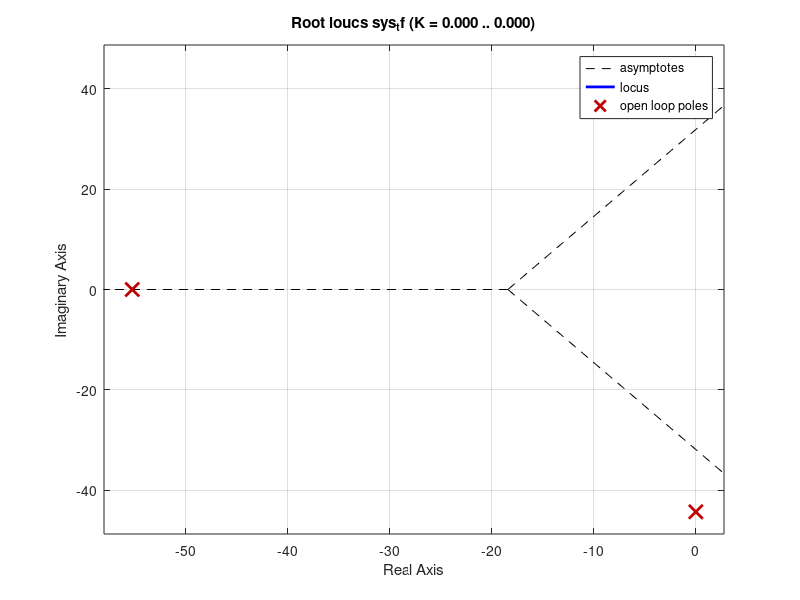
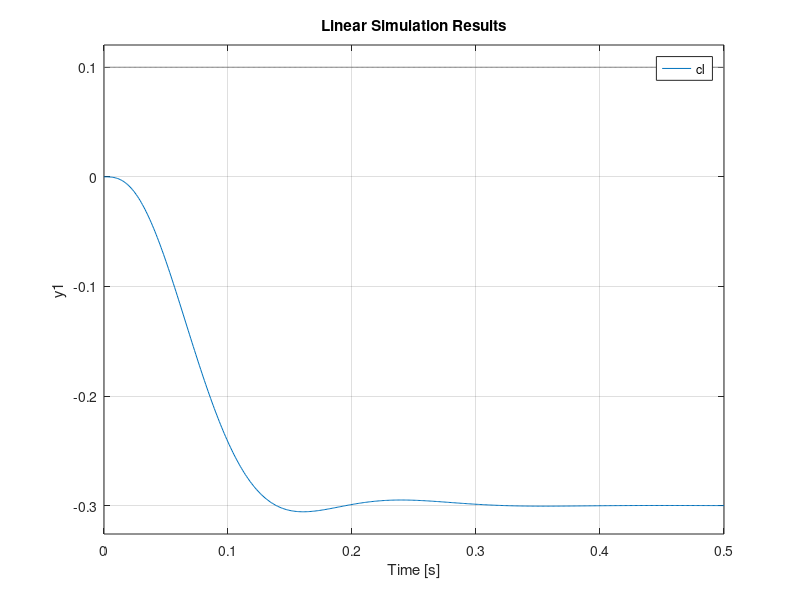
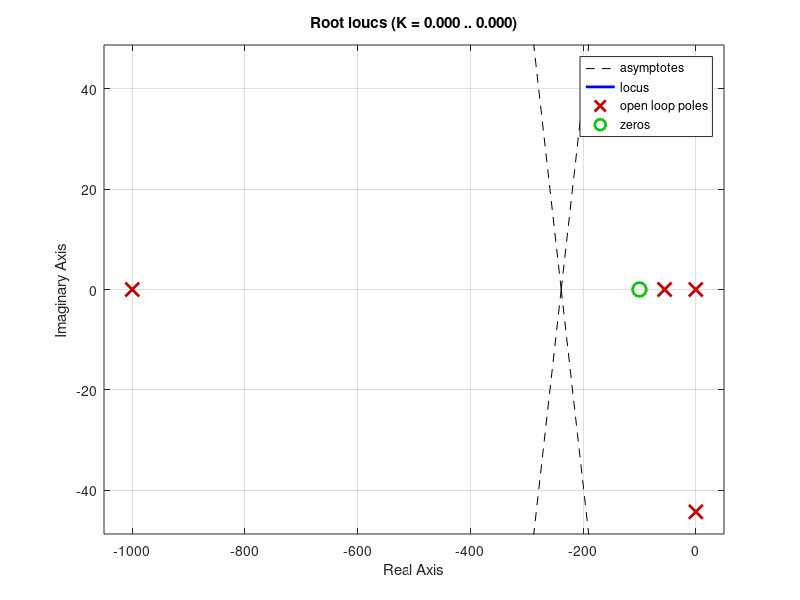
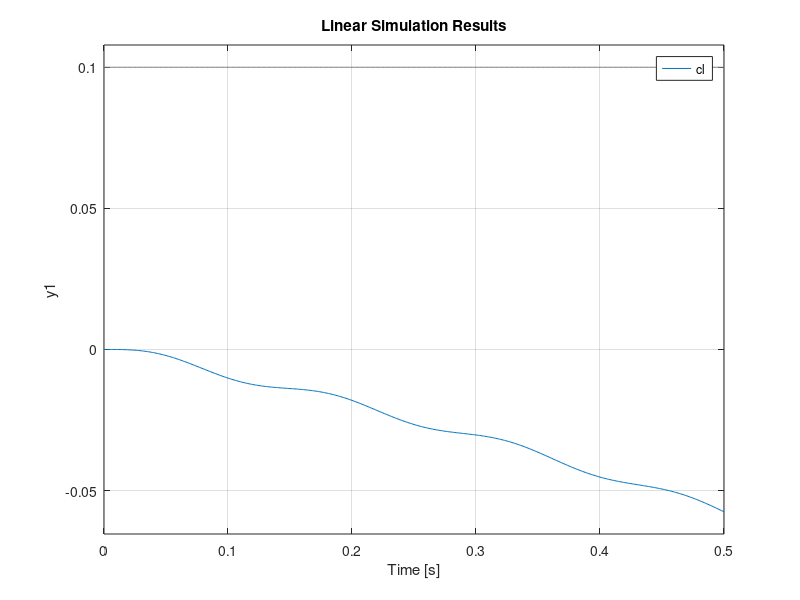

These charts were generated, in order, by the following MATLAB code:
%%%%%%%%%%%%%%%%%%%%%%%%%%%%%%%%%%%%%%%%%%%%%%%%%%%%%%%%%%%%%%%%%%%%%%%%%%%
%% MagLev dynamics
%%%%%%%%%%%%%%%%%%%%%%%%%%%%%%%%%%%%%%%%%%%%%%%%%%%%%%%%%%%%%%%%%%%%%%%%%%%
% Evan Sharafuddin, Izzy Collins, Gabe Garcia
% 3/21/2025
clear, clc, close all

%%% define model parameters
% electromechanical constant
% K = 1.2425e-5; % [N-A^2/m^2]
K = 9.7091e-06;
% mass of ball
m = 0.006;  % [kg]        
% commanded equilibrium position of ball
x0 = 10; % [mm]
% gravitational constant
g = 9.81; % [m/s^2]

%%% adjust model parameters
x0 = x0 / 1e3; % [mm] -> [m]

%%% determine equilibrium current value
i0 = sqrt( m*g*x0^2 / K ); % A

%%% write out Laplace transformed linearized equation
a = 2*K*i0^2 / ( m*x0^3 );
b = -2*K*i0^2 / ( m*x0^2 );

s = tf('s');
P_tf = b / ( s^2 + a );

%%% write out state space representation of dynamics
A = [0 1;
     a 0];
B = [0; b];
% let output be position
C = [1 0];
D = 0;

P_ss = ss(A, B, C, D);

%%% add inductor dynamics
Tao_L = 1 / 55.23; % note: inductance is approximately 0.14485, would be worth checking more fits though
L = 0.14485;
R = 8;

% note equation for inductor: v = L * di/dt -> i_dot = v / L
%                                              I*s = V / L
%                                              I / V = L / s
%   input: v -> output: i
I_tf = 1 / (R+L*s);

%%% combine transfer functions
sys_tf = P_tf*I_tf
figure, rlocus(sys_tf)
Kk = 600;

cl = minreal(Kk*sys_tf / (1+Kk*sys_tf));
t = 0:0.001:0.5;
figure, lsim(cl, 0.1*ones(size(t)), t)


% % add integrator for finite steady state error
% 
% sys_tf = sys_tf / s;
% 
% figure, rlocus(sys_tf)
% 
% Kk = 50;
% 
% cl = minreal(Kk*sys_tf / (1+Kk*sys_tf));
% t = 0:0.001:0.5;
% figure, lsim(cl, 0.1*ones(size(t)), t)


%%
% add lead compensator
p0 = -1000; 
z0 = -100;
comp_tf = (s-z0) / (s-p0)

figure, rlocus(1/s*sys_tf*comp_tf);



% simulate with compensator
Kk = 7.5e3; 

tf_final = 1/s*Kk*sys_tf*comp_tf;
cl = minreal(tf_final / (1 + tf_final));

t = 0:0.001:0.5;
figure, lsim(cl, 0.1*ones(size(t)), t)
